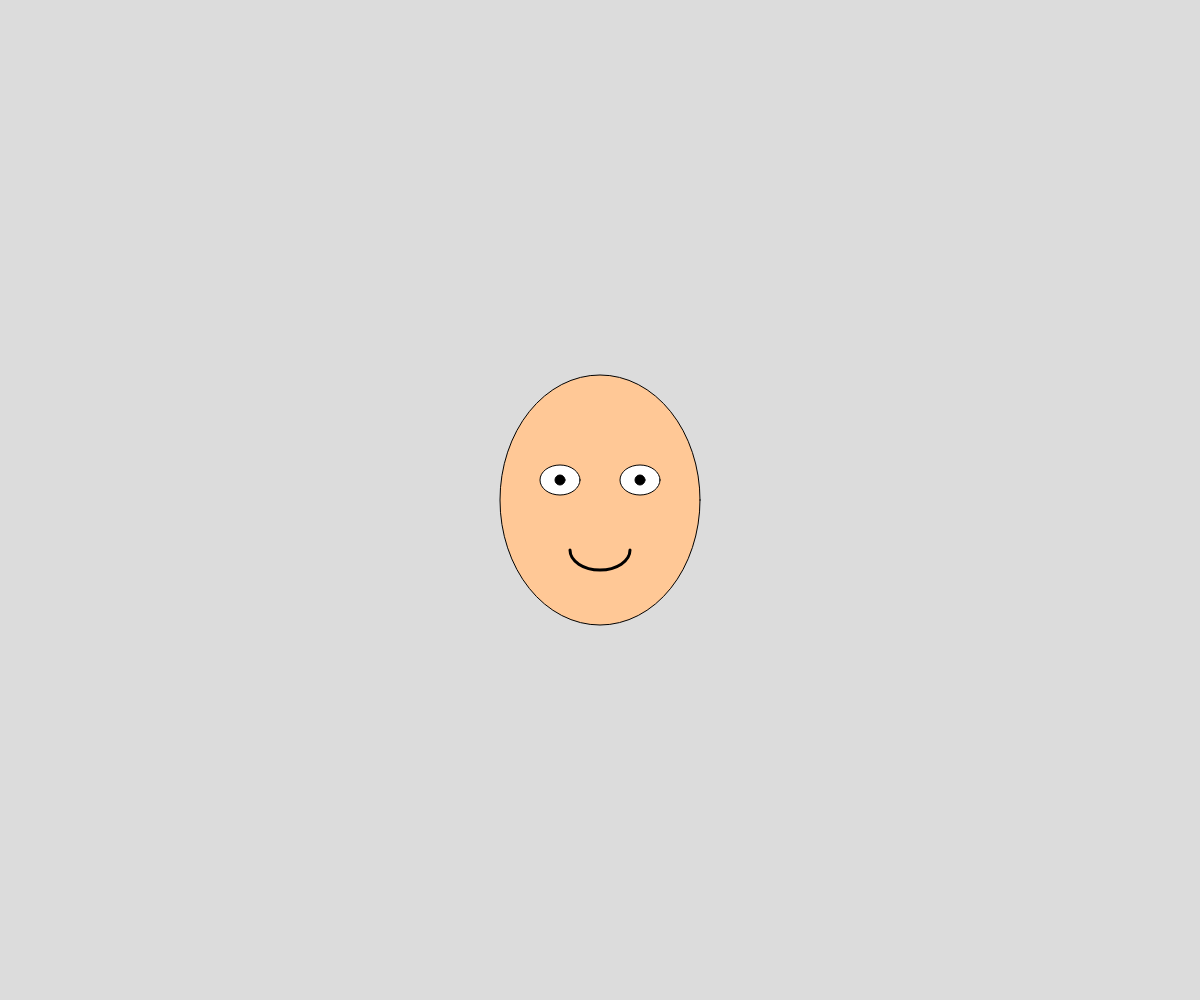
Frame 1 (no input)
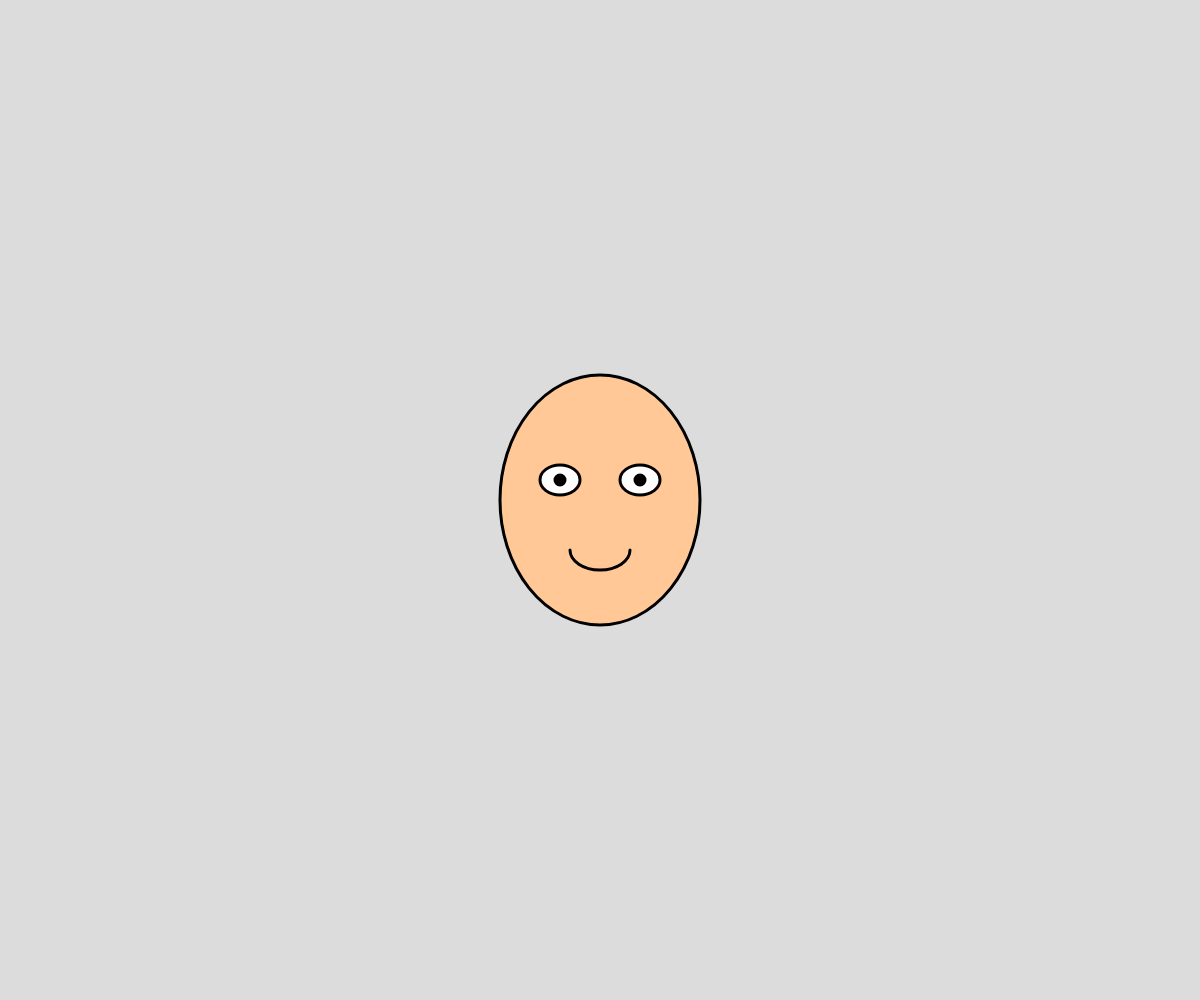
Frame 2 (the mouse pressed at the canvas centre, redrawn once)

The p5.js sketch that drew these frames (run headless with seeded random() and noise() and a simulated clock; the mouse was pressed at the canvas centre and the sketch redrawn once):

// p5.js sketch
// ── sketch.js
function setup() { createCanvas(windowWidth, windowHeight); noLoop(); }
function draw() {
  background(220);
  translate(width/2, height/2);
  fill(255, 200, 150);
  ellipse(0, 0, 200, 250);
  fill(255);
  ellipse(-40, -20, 40, 30);
  ellipse(40, -20, 40, 30);
  fill(0);
  circle(-40, -20, 10);
  circle(40, -20, 10);
  noFill(); stroke(0); strokeWeight(3);
  arc(0, 50, 60, 40, 0, PI);
}
function windowResized() { resizeCanvas(windowWidth, windowHeight); }
